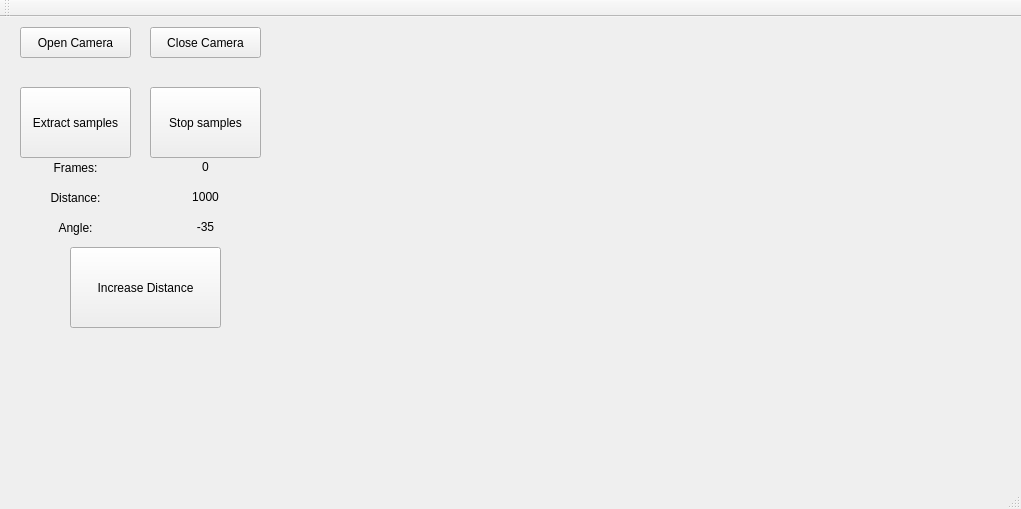
<?xml version="1.0" encoding="UTF-8"?>
<ui version="4.0">
 <class>MainWindow</class>
 <widget class="QMainWindow" name="MainWindow">
  <property name="geometry">
   <rect>
    <x>0</x>
    <y>0</y>
    <width>1021</width>
    <height>509</height>
   </rect>
  </property>
  <property name="windowTitle">
   <string>MainWindow</string>
  </property>
  <widget class="QWidget" name="centralWidget">
   <widget class="QPushButton" name="openCamera">
    <property name="geometry">
     <rect>
      <x>20</x>
      <y>10</y>
      <width>111</width>
      <height>31</height>
     </rect>
    </property>
    <property name="text">
     <string>Open Camera</string>
    </property>
   </widget>
   <widget class="QPushButton" name="closeCamera">
    <property name="geometry">
     <rect>
      <x>150</x>
      <y>10</y>
      <width>111</width>
      <height>31</height>
     </rect>
    </property>
    <property name="text">
     <string>Close Camera</string>
    </property>
   </widget>
   <widget class="QLabel" name="cameraLabel">
    <property name="geometry">
     <rect>
      <x>300</x>
      <y>10</y>
      <width>681</width>
      <height>401</height>
     </rect>
    </property>
    <property name="text">
     <string/>
    </property>
   </widget>
   <widget class="QPushButton" name="extractSamples">
    <property name="geometry">
     <rect>
      <x>20</x>
      <y>70</y>
      <width>111</width>
      <height>71</height>
     </rect>
    </property>
    <property name="text">
     <string>Extract samples</string>
    </property>
   </widget>
   <widget class="QPushButton" name="stopSamples">
    <property name="geometry">
     <rect>
      <x>150</x>
      <y>70</y>
      <width>111</width>
      <height>71</height>
     </rect>
    </property>
    <property name="text">
     <string>Stop samples</string>
    </property>
   </widget>
   <widget class="QLabel" name="label">
    <property name="geometry">
     <rect>
      <x>20</x>
      <y>170</y>
      <width>111</width>
      <height>21</height>
     </rect>
    </property>
    <property name="text">
     <string>Distance:</string>
    </property>
    <property name="alignment">
     <set>Qt::AlignCenter</set>
    </property>
   </widget>
   <widget class="QLabel" name="distanceToDisplay">
    <property name="geometry">
     <rect>
      <x>150</x>
      <y>170</y>
      <width>111</width>
      <height>20</height>
     </rect>
    </property>
    <property name="text">
     <string>1000</string>
    </property>
    <property name="alignment">
     <set>Qt::AlignCenter</set>
    </property>
   </widget>
   <widget class="QLabel" name="label_3">
    <property name="geometry">
     <rect>
      <x>20</x>
      <y>200</y>
      <width>111</width>
      <height>21</height>
     </rect>
    </property>
    <property name="text">
     <string>Angle:</string>
    </property>
    <property name="alignment">
     <set>Qt::AlignCenter</set>
    </property>
   </widget>
   <widget class="QLabel" name="angleToDisplay">
    <property name="geometry">
     <rect>
      <x>150</x>
      <y>200</y>
      <width>111</width>
      <height>20</height>
     </rect>
    </property>
    <property name="text">
     <string>-35</string>
    </property>
    <property name="alignment">
     <set>Qt::AlignCenter</set>
    </property>
   </widget>
   <widget class="QLabel" name="label_2">
    <property name="geometry">
     <rect>
      <x>20</x>
      <y>140</y>
      <width>111</width>
      <height>21</height>
     </rect>
    </property>
    <property name="text">
     <string>Frames:</string>
    </property>
    <property name="alignment">
     <set>Qt::AlignCenter</set>
    </property>
   </widget>
   <widget class="QLabel" name="framesToDisplay">
    <property name="geometry">
     <rect>
      <x>150</x>
      <y>140</y>
      <width>111</width>
      <height>20</height>
     </rect>
    </property>
    <property name="text">
     <string>0</string>
    </property>
    <property name="alignment">
     <set>Qt::AlignCenter</set>
    </property>
   </widget>
   <widget class="QPushButton" name="increaseDistance">
    <property name="geometry">
     <rect>
      <x>70</x>
      <y>230</y>
      <width>151</width>
      <height>81</height>
     </rect>
    </property>
    <property name="text">
     <string>Increase Distance</string>
    </property>
   </widget>
  </widget>
  <widget class="QMenuBar" name="menuBar">
   <property name="geometry">
    <rect>
     <x>0</x>
     <y>0</y>
     <width>1021</width>
     <height>22</height>
    </rect>
   </property>
  </widget>
  <widget class="QToolBar" name="mainToolBar">
   <attribute name="toolBarArea">
    <enum>TopToolBarArea</enum>
   </attribute>
   <attribute name="toolBarBreak">
    <bool>false</bool>
   </attribute>
  </widget>
  <widget class="QStatusBar" name="statusBar"/>
 </widget>
 <layoutdefault spacing="6" margin="11"/>
 <resources/>
 <connections/>
</ui>
